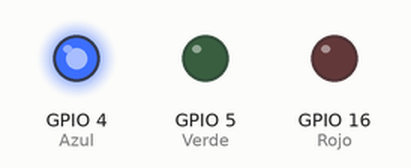
Bench run of a program on a simulated ESP8266 (NodeMCU). Parts: output pins drawn as LEDs (lit = HIGH).

Above: at 0.5 s.
At 2.5 s:
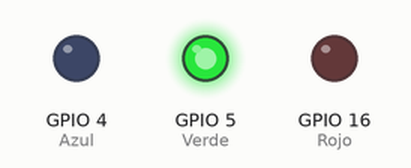
At 3.5 s:
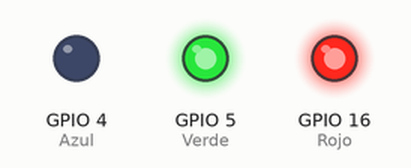
At 4.5 s:
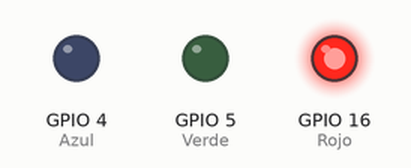
At 6.5 s:
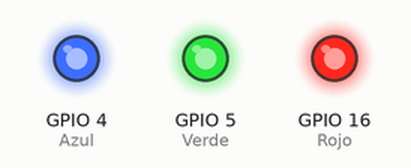
At 8.5 s:
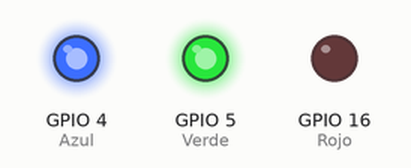
Timing chart, 0 to 9.1 s (numbered marks = the images above):
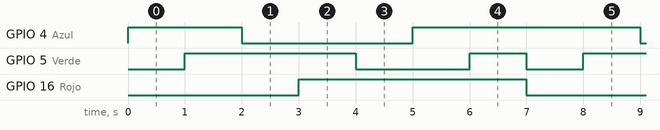

Measured:
- by itself, GPIO 4 (Azul): repeats every 7.0 s: LOW 3.0 s, HIGH 4.0 s
- by itself, GPIO 5 (Verde): repeats every 7.0 s: LOW 2.0 s, HIGH 1.0 s, LOW 1.0 s, HIGH 3.0 s
- by itself, GPIO 16 (Rojo): alternates HIGH for 4.0 s and LOW for 3.0 s

The program:

main.cpp
```cpp
#include <Arduino.h>

#define Rojo 16
#define Verde 5
#define Azul 4
int retardo = 1000;

void setup()
{
  pinMode(Rojo, OUTPUT);
  pinMode(Verde, OUTPUT);
  pinMode(Azul, OUTPUT);
}

void loop()
{
  digitalWrite(Rojo, LOW);
  digitalWrite(Verde, LOW);
  digitalWrite(Azul, HIGH);
  delay(retardo);
  digitalWrite(Rojo, LOW);
  digitalWrite(Verde, HIGH);
  digitalWrite(Azul, HIGH);
  delay(retardo);
  digitalWrite(Rojo, LOW);
  digitalWrite(Verde, HIGH);
  digitalWrite(Azul, LOW);
  delay(retardo);
  digitalWrite(Rojo, HIGH);
  digitalWrite(Verde, HIGH);
  digitalWrite(Azul, LOW);
  delay(retardo);
  digitalWrite(Rojo, HIGH);
  digitalWrite(Verde, LOW);
  digitalWrite(Azul, LOW);
  delay(retardo);
  digitalWrite(Rojo, HIGH);
  digitalWrite(Verde, LOW);
  digitalWrite(Azul, HIGH);
  delay(retardo);
  digitalWrite(Rojo, HIGH);
  digitalWrite(Verde, HIGH);
  digitalWrite(Azul, HIGH);
  delay(retardo);
}
```
